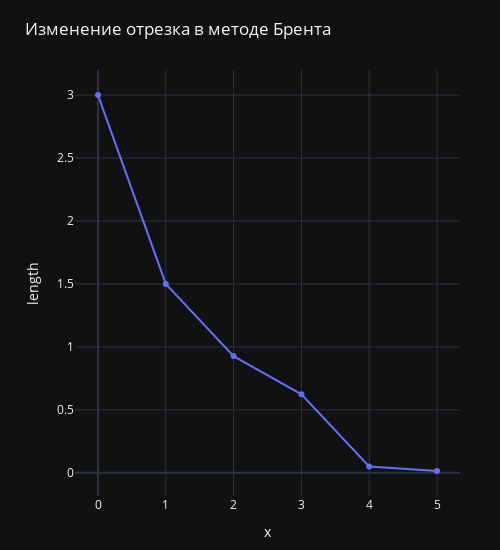

The notebook cell this image was saved under:
### Code cell
fig = go.Figure(
    data=go.Scatter(y=brent_segments["length"]),
    layout=go.Layout(
        margin=dict(l=75, r=40, t=70, b=15),
        xaxis=dict(tickmode="linear", title="x"),
        yaxis=dict(tickmode="linear", tick0=0, dtick=0.5, title="length"),
        width=500,
        height=550,
        template=theme,
        title="Изменение отрезка в методе Брента",
    )
)
fig.show()

### Figure 1 — Plotly figure (JSON) as saved in the notebook; plotly's stock layout.template omitted (floating-point values rounded to 4 significant figures)
{"data": [{"type": "scatter", "y": [3, 1.5, 0.9271, 0.6235, 0.05056, 0.01481]}], "layout": {"height": 550, "margin": {"b": 15, "l": 75, "r": 40, "t": 70}, "title": {"text": "Изменение отрезка в методе Брента"}, "width": 500, "xaxis": {"tickmode": "linear", "title": {"text": "x"}}, "yaxis": {"dtick": 0.5, "tick0": 0, "tickmode": "linear", "title": {"text": "length"}}}}
